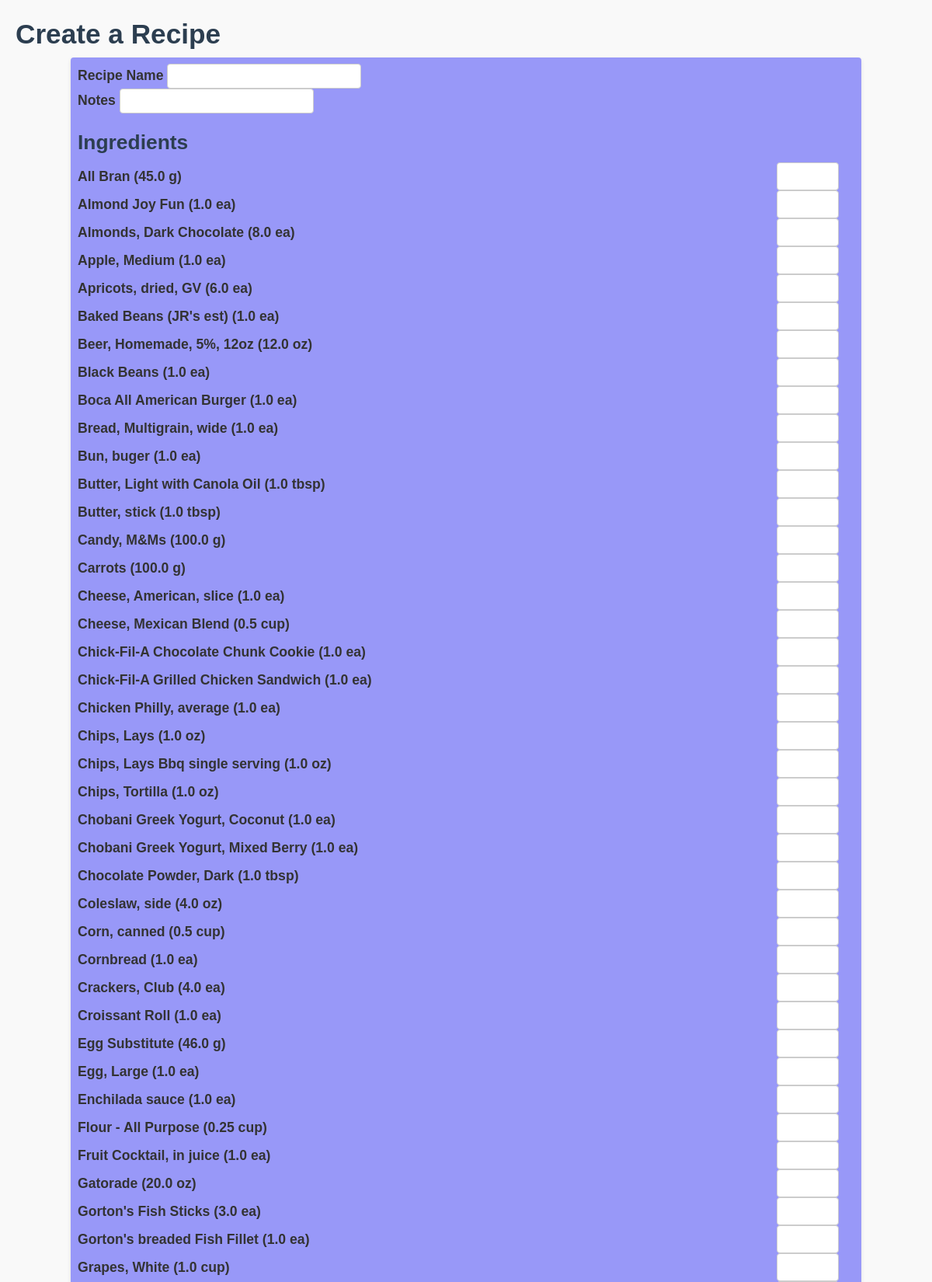
The page /log/recipe (upper part) on the database its author committed.
### tables this page shows
CREATE TABLE ingredients (
    id INTEGER PRIMARY KEY AUTOINCREMENT,
    name TEXT NOT NULL,
    quantity REAL NOT NULL,
    unit TEXT NOT NULL,
    calories REAL,
    protein_g REAL,
    fiber_g REAL,
    fat_g REAL,
    carbs_g REAL,
    notes TEXT
);

### app.py (the view, shortened to what this page needs)
@app.route("/log/recipe", methods=["GET", "POST"])
def log_recipe():
    conn = sqlite3.connect("data/diet_tracker.db")
    c = conn.cursor()
    c.execute("SELECT id, name, quantity, unit FROM ingredients ORDER BY name")
    ingredients = c.fetchall()
    conn.close()
    return render_template("log_recipe.html", ingredients=ingredients)

### templates/log_recipe.html (shortened to what this page needs)
<!DOCTYPE html>
<html>
<head>
    <link rel="stylesheet" href="{{ url_for('static', filename='style.css') }}">
</head>
<body>
<h1>Create a Recipe</h1>
<form method="POST">
  <label>Recipe Name</label>
  <input type="text" name="name" required>
  <br>
  <label>Notes</label>
  <input type="text" name="notes">
  <h2>Ingredients</h2>
  {% for ing in ingredients %}
    <div class="recipe-row">
    <label>{{ ing[1] }} ({{ ing[2] }} {{ ing[3] }})</label>
    <input type="number" name="ingredient_{{ ing[0] }}" step="0.01">
    </div>
  {% endfor %}
<a href="/summary" class="summary-link">Return to Summary</a></form>
</body>
</html>

### static/style.css (style rules this page uses)
body { font-family: Arial, sans-serif; margin: 20px; background-color: #f9f9f9; color: #333; }
h1, h2 { color: #2c3e50; margin-bottom: 10px; }
form div { display: flex; align-items: center; margin-bottom: 12px; gap: 12px; }
form label { width: 75%; font-weight: bold; margin: 0; }
form input, form select, form textarea { flex: 1; width: 25%; padding: 6px; border: 1px solid #ccc; border-radius: 4px; box-sizing: border-box; }
form { width: 100%; max-width: 800px; background-color: rgb(152, 152, 248); padding: 0.5em; border-radius: 4px; box-shadow: 0 2px 5px rgba(0,0,0,0.1); max-width: 1000px; margin: 0 auto; }
.recipe-row { display: grid; grid-template-columns: 1fr 100px; align-items: center; margin-bottom: 0rem; }
.recipe-row label { width: 100%; font-weight: bold; margin: 0; }
.recipe-row input { width: 80px; padding: 8px; border: 1px solid #ccc; border-radius: 4px; box-sizing: border-box; }
@media only screen and (min-width: 769px) { body { font-size: 1.1em; } }
@media only screen and (min-width: 769px) { input, select, textarea, button { font-size: 1rem; } }

### rows shown on the page
ingredients: name "All Bran", quantity "45.0", unit "g"
ingredients: name "Almond Joy Fun", quantity "1.0", unit "ea"
ingredients: name "Almonds, Dark Chocolate", quantity "8.0", unit "ea"
ingredients: name "Apple, Medium", quantity "1.0", unit "ea"
ingredients: name "Apricots, dried, GV", quantity "6.0", unit "ea"
ingredients: name "Baked Beans (JR's est)", quantity "1.0", unit "ea"
ingredients: name "Beer, Homemade, 5%, 12oz", quantity "12.0", unit "oz"
ingredients: name "Black Beans", quantity "1.0", unit "ea"
ingredients: name "Boca All American Burger", quantity "1.0", unit "ea"
ingredients: name "Bread, Multigrain, wide", quantity "1.0", unit "ea"
ingredients: name "Bun, buger", quantity "1.0", unit "ea"
ingredients: name "Butter, Light with Canola Oil", quantity "1.0", unit "tbsp"
ingredients: name "Butter, stick", quantity "1.0", unit "tbsp"
ingredients: name "Candy, M&Ms", quantity "100.0", unit "g"
ingredients: name "Carrots", quantity "100.0", unit "g"
ingredients: name "Cheese, American, slice", quantity "1.0", unit "ea"
ingredients: name "Cheese, Mexican Blend", quantity "0.5", unit "cup"
ingredients: name "Chick-Fil-A Chocolate Chunk Cookie", quantity "1.0", unit "ea"
ingredients: name "Chick-Fil-A Grilled Chicken Sandwich", quantity "1.0", unit "ea"
ingredients: name "Chicken Philly, average", quantity "1.0", unit "ea"
ingredients: name "Chips, Lays", quantity "1.0", unit "oz"
ingredients: name "Chips, Lays Bbq single serving", quantity "1.0", unit "oz"
ingredients: name "Chips, Tortilla", quantity "1.0", unit "oz"
ingredients: name "Chobani Greek Yogurt, Coconut", quantity "1.0", unit "ea"
ingredients: name "Chobani Greek Yogurt, Mixed Berry", quantity "1.0", unit "ea"
ingredients: name "Chocolate Powder, Dark", quantity "1.0", unit "tbsp"
ingredients: name "Coleslaw, side", quantity "4.0", unit "oz"
ingredients: name "Corn, canned", quantity "0.5", unit "cup"
ingredients: name "Cornbread", quantity "1.0", unit "ea"
ingredients: name "Crackers, Club", quantity "4.0", unit "ea"
ingredients: name "Croissant Roll", quantity "1.0", unit "ea"
ingredients: name "Egg Substitute", quantity "46.0", unit "g"
ingredients: name "Egg, Large", quantity "1.0", unit "ea"
ingredients: name "Enchilada sauce", quantity "1.0", unit "ea"
ingredients: name "Flour - All Purpose", quantity "0.25", unit "cup"
ingredients: name "Fruit Cocktail, in juice", quantity "1.0", unit "ea"
ingredients: name "Gatorade", quantity "20.0", unit "oz"
ingredients: name "Gorton's Fish Sticks", quantity "3.0", unit "ea"
ingredients: name "Gorton's breaded Fish Fillet", quantity "1.0", unit "ea"
ingredients: name "Grapes, White", quantity "1.0", unit "cup"
